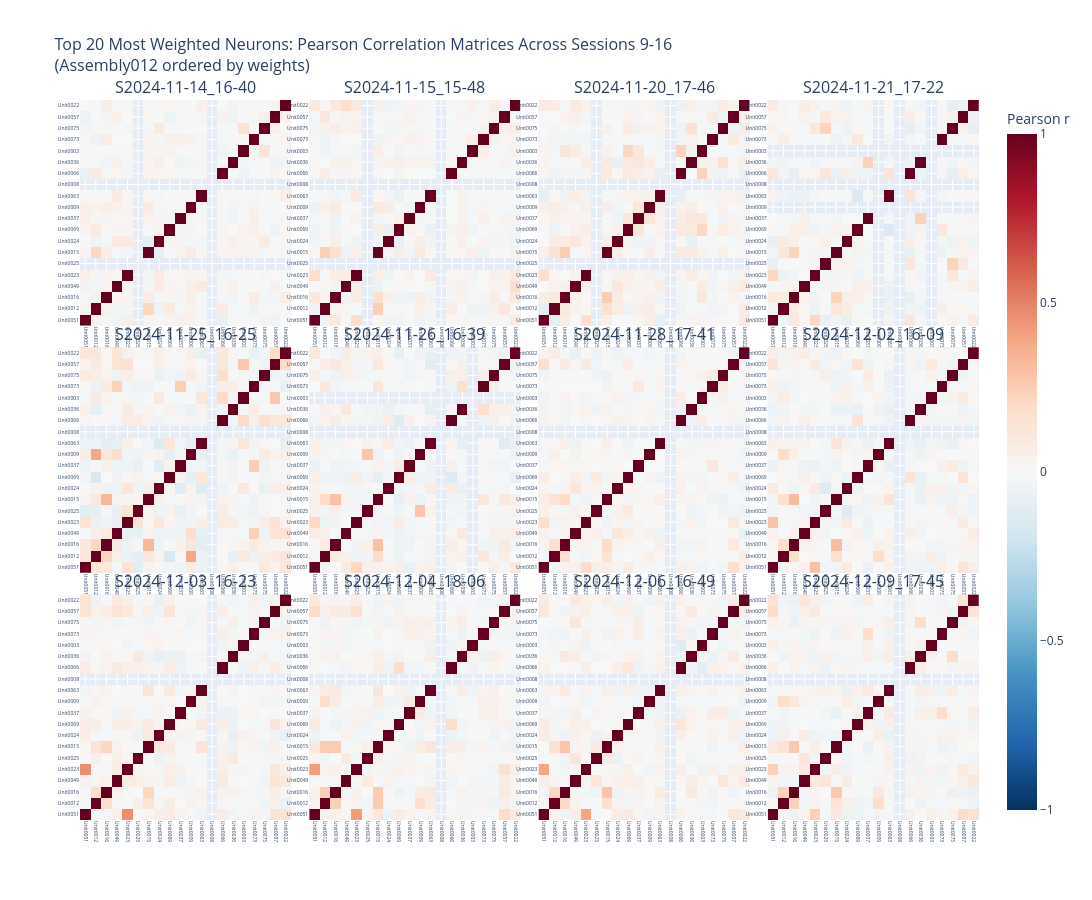

Notebook code for this chart:
### Code cell
start = pd.Timestamp("2024-11-20")
end   = pd.Timestamp("2024-12-10")

# set top x neurons and select sessions
top_x_neurons = neurons_ordered[-20:]

session_ids_all = fr_track_selected.index.get_level_values("session_id").unique()
dt_index = pd.to_datetime(session_ids_all, format="%Y-%m-%d_%H-%M")

# boolean selection
mask = (dt_index >= start) & (dt_index <= end)
selected = session_ids_all[mask]



n_sessions = len(session_ids_all)

n_cols = 4 # int(np.ceil(np.sqrt(n_sessions)))
n_rows = 3 # int(np.ceil(n_sessions / n_cols))

reversed_order_topx = top_x_neurons[::-1]

# Create subplots
fig = make_subplots(
    rows=n_rows,
    cols=n_cols,
    subplot_titles=[f'S{s}' for s in session_ids_all],
    horizontal_spacing=0.02,
    vertical_spacing=0.03
)

# Compute correlation matrix for each session (only top 10 neurons)
for idx, session_id in enumerate(session_ids_all):
    row = idx // n_cols + 1
    col = idx % n_cols + 1
    
    # Extract session data
    try:
        neuron_data_session = fr_track_selected.xs(session_id, level=2)
        
        # Filter to Unit columns only
        unit_cols = [c for c in neuron_data_session.columns if isinstance(c, str) and c.startswith('Unit')]
        neuron_data_session = neuron_data_session[unit_cols]
        
        # Map top 10 neurons to Unit column names
        topx_unit_cols = [f'Unit{i+1:04d}' for i in top_x_neurons if f'Unit{i+1:04d}' in neuron_data_session.columns]
        
        # Filter to only top 10 neurons
        neuron_data_top10 = neuron_data_session[topx_unit_cols]
        
        # Compute correlation matrix
        corr_matrix = neuron_data_top10.corr()
        
        # Create ordering based on reversed top 10 neurons
        unit_order = [f'Unit{i+1:04d}' for i in reversed_order_topx if f'Unit{i+1:04d}' in corr_matrix.columns]
        
        # Reorder the correlation matrix
        corr_matrix_ordered = corr_matrix.loc[unit_order, unit_order]
        
        # Add heatmap to subplot
        fig.add_trace(
            go.Heatmap(
                z=corr_matrix_ordered.values,
                x=unit_order,
                y=unit_order,
                colorscale='RdBu_r',
                zmin=-1,
                zmax=1,
                showscale=(idx == 0),
                colorbar=dict(
                    title="Pearson r",
                    x=1.02
                ) if idx == 0 else None,
                hovertemplate='X: %{x}<br>Y: %{y}<br>r: %{z:.3f}<extra></extra>'
            ),
            row=row,
            col=col
        )
        
        # Update axes - show tick labels for top 10
        fig.update_xaxes(showticklabels=True, tickangle=90, tickfont=dict(size=5), row=row, col=col)
        fig.update_yaxes(showticklabels=True, tickfont=dict(size=5), row=row, col=col)
        
    except Exception as e:
        print(f"Error processing session {session_id}: {e}")
        continue

# Update layout
fig.update_layout(
    title_text=f"Top 20 Most Weighted Neurons: Pearson Correlation Matrices Across Sessions 9-16<br>(Assembly012 ordered by weights)",
    title_font_size=16,
    width=300 * n_cols,
    height=300 * n_rows,
    showlegend=False
)

fig.show()

print(f"Created {n_sessions} correlation heatmaps (10x10) in {n_rows}x{n_cols} grid")
print(f"Top 10 most weighted neurons: {top_x_neurons.values}")

### Figure 1 — Plotly figure (JSON) as saved in the notebook; plotly's stock layout.template omitted (floating-point values rounded to 4 significant figures; data arrays with more than 128 entries replaced by an {"elided": "..."} marker saying what was removed)
{"data": [{"colorbar": {"title": {"text": "Pearson r"}, "x": 1.02}, "colorscale": [[0, "rgb(5,48,97)"], [0.1, "rgb(33,102,172)"], [0.2, "rgb(67,147,195)"], [0.3, "rgb(146,197,222)"], [0.4, "rgb(209,229,240)"], [0.5, "rgb(247,247,247)"], [0.6, "rgb(253,219,199)"], [0.7, "rgb(244,165,130)"], [0.8, "rgb(214,96,77)"], [0.9, "rgb(178,24,43)"], [1, "rgb(103,0,31)"]], "hovertemplate": "X: %{x}<br>Y: %{y}<br>r: %{z:.3f}<extra></extra>", "showscale": true, "type": "heatmap", "x": ["Unit0051", "Unit0012", "Unit0016", "Unit0049", "Unit0023", "Unit0025", "Unit0015", "Unit0024", "Unit0069", "Unit0037", "Unit0009", "Unit0063", "Unit0008", "Unit0066", "Unit0036", "Unit0003", "Unit0073", "Unit0075", "Unit0057", "Unit0022"], "xaxis": "x", "y": ["Unit0051", "Unit0012", "Unit0016", "Unit0049", "Unit0023", "Unit0025", "Unit0015", "Unit0024", "Unit0069", "Unit0037", "Unit0009", "Unit0063", "Unit0008", "Unit0066", "Unit0036", "Unit0003", "Unit0073", "Unit0075", "Unit0057", "Unit0022"], "yaxis": "y", "z": {"elided": "20x20 float values"}, "zmax": 1, "zmin": -1}, {"colorscale": [[0, "rgb(5,48,97)"], [0.1, "rgb(33,102,172)"], [0.2, "rgb(67,147,195)"], [0.3, "rgb(146,197,222)"], [0.4, "rgb(209,229,240)"], [0.5, "rgb(247,247,247)"], [0.6, "rgb(253,219,199)"], [0.7, "rgb(244,165,130)"], [0.8, "rgb(214,96,77)"], [0.9, "rgb(178,24,43)"], [1, "rgb(103,0,31)"]], "hovertemplate": "X: %{x}<br>Y: %{y}<br>r: %{z:.3f}<extra></extra>", "showscale": false, "type": "heatmap", "x": ["Unit0051", "Unit0012", "Unit0016", "Unit0049", "Unit0023", "Unit0025", "Unit0015", "Unit0024", "Unit0069", "Unit0037", "Unit0009", "Unit0063", "Unit0008", "Unit0066", "Unit0036", "Unit0003", "Unit0073", "Unit0075", "Unit0057", "Unit0022"], "xaxis": "x2", "y": ["Unit0051", "Unit0012", "Unit0016", "Unit0049", "Unit0023", "Unit0025", "Unit0015", "Unit0024", "Unit0069", "Unit0037", "Unit0009", "Unit0063", "Unit0008", "Unit0066", "Unit0036", "Unit0003", "Unit0073", "Unit0075", "Unit0057", "Unit0022"], "yaxis": "y2", "z": {"elided": "20x20 float values"}, "zmax": 1, "zmin": -1}, {"colorscale": [[0, "rgb(5,48,97)"], [0.1, "rgb(33,102,172)"], [0.2, "rgb(67,147,195)"], [0.3, "rgb(146,197,222)"], [0.4, "rgb(209,229,240)"], [0.5, "rgb(247,247,247)"], [0.6, "rgb(253,219,199)"], [0.7, "rgb(244,165,130)"], [0.8, "rgb(214,96,77)"], [0.9, "rgb(178,24,43)"], [1, "rgb(103,0,31)"]], "hovertemplate": "X: %{x}<br>Y: %{y}<br>r: %{z:.3f}<extra></extra>", "showscale": false, "type": "heatmap", "x": ["Unit0051", "Unit0012", "Unit0016", "Unit0049", "Unit0023", "Unit0025", "Unit0015", "Unit0024", "Unit0069", "Unit0037", "Unit0009", "Unit0063", "Unit0008", "Unit0066", "Unit0036", "Unit0003", "Unit0073", "Unit0075", "Unit0057", "Unit0022"], "xaxis": "x3", "y": ["Unit0051", "Unit0012", "Unit0016", "Unit0049", "Unit0023", "Unit0025", "Unit0015", "Unit0024", "Unit0069", "Unit0037", "Unit0009", "Unit0063", "Unit0008", "Unit0066", "Unit0036", "Unit0003", "Unit0073", "Unit0075", "Unit0057", "Unit0022"], "yaxis": "y3", "z": {"elided": "20x20 float values"}, "zmax": 1, "zmin": -1}, {"colorscale": [[0, "rgb(5,48,97)"], [0.1, "rgb(33,102,172)"], [0.2, "rgb(67,147,195)"], [0.3, "rgb(146,197,222)"], [0.4, "rgb(209,229,240)"], [0.5, "rgb(247,247,247)"], [0.6, "rgb(253,219,199)"], [0.7, "rgb(244,165,130)"], [0.8, "rgb(214,96,77)"], [0.9, "rgb(178,24,43)"], [1, "rgb(103,0,31)"]], "hovertemplate": "X: %{x}<br>Y: %{y}<br>r: %{z:.3f}<extra></extra>", "showscale": false, "type": "heatmap", "x": ["Unit0051", "Unit0012", "Unit0016", "Unit0049", "Unit0023", "Unit0025", "Unit0015", "Unit0024", "Unit0069", "Unit0037", "Unit0009", "Unit0063", "Unit0008", "Unit0066", "Unit0036", "Unit0003", "Unit0073", "Unit0075", "Unit0057", "Unit0022"], "xaxis": "x4", "y": ["Unit0051", "Unit0012", "Unit0016", "Unit0049", "Unit0023", "Unit0025", "Unit0015", "Unit0024", "Unit0069", "Unit0037", "Unit0009", "Unit0063", "Unit0008", "Unit0066", "Unit0036", "Unit0003", "Unit0073", "Unit0075", "Unit0057", "Unit0022"], "yaxis": "y4", "z": {"elided": "20x20 float values"}, "zmax": 1, "zmin": -1}, {"colorscale": [[0, "rgb(5,48,97)"], [0.1, "rgb(33,102,172)"], [0.2, "rgb(67,147,195)"], [0.3, "rgb(146,197,222)"], [0.4, "rgb(209,229,240)"], [0.5, "rgb(247,247,247)"], [0.6, "rgb(253,219,199)"], [0.7, "rgb(244,165,130)"], [0.8, "rgb(214,96,77)"], [0.9, "rgb(178,24,43)"], [1, "rgb(103,0,31)"]], "hovertemplate": "X: %{x}<br>Y: %{y}<br>r: %{z:.3f}<extra></extra>", "showscale": false, "type": "heatmap", "x": ["Unit0051", "Unit0012", "Unit0016", "Unit0049", "Unit0023", "Unit0025", "Unit0015", "Unit0024", "Unit0069", "Unit0037", "Unit0009", "Unit0063", "Unit0008", "Unit0066", "Unit0036", "Unit0003", "Unit0073", "Unit0075", "Unit0057", "Unit0022"], "xaxis": "x5", "y": ["Unit0051", "Unit0012", "Unit0016", "Unit0049", "Unit0023", "Unit0025", "Unit0015", "Unit0024", "Unit0069", "Unit0037", "Unit0009", "Unit0063", "Unit0008", "Unit0066", "Unit0036", "Unit0003", "Unit0073", "Unit0075", "Unit0057", "Unit0022"], "yaxis": "y5", "z": {"elided": "20x20 float values"}, "zmax": 1, "zmin": -1}, {"colorscale": [[0, "rgb(5,48,97)"], [0.1, "rgb(33,102,172)"], [0.2, "rgb(67,147,195)"], [0.3, "rgb(146,197,222)"], [0.4, "rgb(209,229,240)"], [0.5, "rgb(247,247,247)"], [0.6, "rgb(253,219,199)"], [0.7, "rgb(244,165,130)"], [0.8, "rgb(214,96,77)"], [0.9, "rgb(178,24,43)"], [1, "rgb(103,0,31)"]], "hovertemplate": "X: %{x}<br>Y: %{y}<br>r: %{z:.3f}<extra></extra>", "showscale": false, "type": "heatmap", "x": ["Unit0051", "Unit0012", "Unit0016", "Unit0049", "Unit0023", "Unit0025", "Unit0015", "Unit0024", "Unit0069", "Unit0037", "Unit0009", "Unit0063", "Unit0008", "Unit0066", "Unit0036", "Unit0003", "Unit0073", "Unit0075", "Unit0057", "Unit0022"], "xaxis": "x6", "y": ["Unit0051", "Unit0012", "Unit0016", "Unit0049", "Unit0023", "Unit0025", "Unit0015", "Unit0024", "Unit0069", "Unit0037", "Unit0009", "Unit0063", "Unit0008", "Unit0066", "Unit0036", "Unit0003", "Unit0073", "Unit0075", "Unit0057", "Unit0022"], "yaxis": "y6", "z": {"elided": "20x20 float values"}, "zmax": 1, "zmin": -1}, {"colorscale": [[0, "rgb(5,48,97)"], [0.1, "rgb(33,102,172)"], [0.2, "rgb(67,147,195)"], [0.3, "rgb(146,197,222)"], [0.4, "rgb(209,229,240)"], [0.5, "rgb(247,247,247)"], [0.6, "rgb(253,219,199)"], [0.7, "rgb(244,165,130)"], [0.8, "rgb(214,96,77)"], [0.9, "rgb(178,24,43)"], [1, "rgb(103,0,31)"]], "hovertemplate": "X: %{x}<br>Y: %{y}<br>r: %{z:.3f}<extra></extra>", "showscale": false, "type": "heatmap", "x": ["Unit0051", "Unit0012", "Unit0016", "Unit0049", "Unit0023", "Unit0025", "Unit0015", "Unit0024", "Unit0069", "Unit0037", "Unit0009", "Unit0063", "Unit0008", "Unit0066", "Unit0036", "Unit0003", "Unit0073", "Unit0075", "Unit0057", "Unit0022"], "xaxis": "x7", "y": ["Unit0051", "Unit0012", "Unit0016", "Unit0049", "Unit0023", "Unit0025", "Unit0015", "Unit0024", "Unit0069", "Unit0037", "Unit0009", "Unit0063", "Unit0008", "Unit0066", "Unit0036", "Unit0003", "Unit0073", "Unit0075", "Unit0057", "Unit0022"], "yaxis": "y7", "z": {"elided": "20x20 float values"}, "zmax": 1, "zmin": -1}, {"colorscale": [[0, "rgb(5,48,97)"], [0.1, "rgb(33,102,172)"], [0.2, "rgb(67,147,195)"], [0.3, "rgb(146,197,222)"], [0.4, "rgb(209,229,240)"], [0.5, "rgb(247,247,247)"], [0.6, "rgb(253,219,199)"], [0.7, "rgb(244,165,130)"], [0.8, "rgb(214,96,77)"], [0.9, "rgb(178,24,43)"], [1, "rgb(103,0,31)"]], "hovertemplate": "X: %{x}<br>Y: %{y}<br>r: %{z:.3f}<extra></extra>", "showscale": false, "type": "heatmap", "x": ["Unit0051", "Unit0012", "Unit0016", "Unit0049", "Unit0023", "Unit0025", "Unit0015", "Unit0024", "Unit0069", "Unit0037", "Unit0009", "Unit0063", "Unit0008", "Unit0066", "Unit0036", "Unit0003", "Unit0073", "Unit0075", "Unit0057", "Unit0022"], "xaxis": "x8", "y": ["Unit0051", "Unit0012", "Unit0016", "Unit0049", "Unit0023", "Unit0025", "Unit0015", "Unit0024", "Unit0069", "Unit0037", "Unit0009", "Unit0063", "Unit0008", "Unit0066", "Unit0036", "Unit0003", "Unit0073", "Unit0075", "Unit0057", "Unit0022"], "yaxis": "y8", "z": {"elided": "20x20 float values"}, "zmax": 1, "zmin": -1}, {"colorscale": [[0, "rgb(5,48,97)"], [0.1, "rgb(33,102,172)"], [0.2, "rgb(67,147,195)"], [0.3, "rgb(146,197,222)"], [0.4, "rgb(209,229,240)"], [0.5, "rgb(247,247,247)"], [0.6, "rgb(253,219,199)"], [0.7, "rgb(244,165,130)"], [0.8, "rgb(214,96,77)"], [0.9, "rgb(178,24,43)"], [1, "rgb(103,0,31)"]], "hovertemplate": "X: %{x}<br>Y: %{y}<br>r: %{z:.3f}<extra></extra>", "showscale": false, "type": "heatmap", "x": ["Unit0051", "Unit0012", "Unit0016", "Unit0049", "Unit0023", "Unit0025", "Unit0015", "Unit0024", "Unit0069", "Unit0037", "Unit0009", "Unit0063", "Unit0008", "Unit0066", "Unit0036", "Unit0003", "Unit0073", "Unit0075", "Unit0057", "Unit0022"], "xaxis": "x9", "y": ["Unit0051", "Unit0012", "Unit0016", "Unit0049", "Unit0023", "Unit0025", "Unit0015", "Unit0024", "Unit0069", "Unit0037", "Unit0009", "Unit0063", "Unit0008", "Unit0066", "Unit0036", "Unit0003", "Unit0073", "Unit0075", "Unit0057", "Unit0022"], "yaxis": "y9", "z": {"elided": "20x20 float values"}, "zmax": 1, "zmin": -1}, {"colorscale": [[0, "rgb(5,48,97)"], [0.1, "rgb(33,102,172)"], [0.2, "rgb(67,147,195)"], [0.3, "rgb(146,197,222)"], [0.4, "rgb(209,229,240)"], [0.5, "rgb(247,247,247)"], [0.6, "rgb(253,219,199)"], [0.7, "rgb(244,165,130)"], [0.8, "rgb(214,96,77)"], [0.9, "rgb(178,24,43)"], [1, "rgb(103,0,31)"]], "hovertemplate": "X: %{x}<br>Y: %{y}<br>r: %{z:.3f}<extra></extra>", "showscale": false, "type": "heatmap", "x": ["Unit0051", "Unit0012", "Unit0016", "Unit0049", "Unit0023", "Unit0025", "Unit0015", "Unit0024", "Unit0069", "Unit0037", "Unit0009", "Unit0063", "Unit0008", "Unit0066", "Unit0036", "Unit0003", "Unit0073", "Unit0075", "Unit0057", "Unit0022"], "xaxis": "x10", "y": ["Unit0051", "Unit0012", "Unit0016", "Unit0049", "Unit0023", "Unit0025", "Unit0015", "Unit0024", "Unit0069", "Unit0037", "Unit0009", "Unit0063", "Unit0008", "Unit0066", "Unit0036", "Unit0003", "Unit0073", "Unit0075", "Unit0057", "Unit0022"], "yaxis": "y10", "z": {"elided": "20x20 float values"}, "zmax": 1, "zmin": -1}, {"colorscale": [[0, "rgb(5,48,97)"], [0.1, "rgb(33,102,172)"], [0.2, "rgb(67,147,195)"], [0.3, "rgb(146,197,222)"], [0.4, "rgb(209,229,240)"], [0.5, "rgb(247,247,247)"], [0.6, "rgb(253,219,199)"], [0.7, "rgb(244,165,130)"], [0.8, "rgb(214,96,77)"], [0.9, "rgb(178,24,43)"], [1, "rgb(103,0,31)"]], "hovertemplate": "X: %{x}<br>Y: %{y}<br>r: %{z:.3f}<extra></extra>", "showscale": false, "type": "heatmap", "x": ["Unit0051", "Unit0012", "Unit0016", "Unit0049", "Unit0023", "Unit0025", "Unit0015", "Unit0024", "Unit0069", "Unit0037", "Unit0009", "Unit0063", "Unit0008", "Unit0066", "Unit0036", "Unit0003", "Unit0073", "Unit0075", "Unit0057", "Unit0022"], "xaxis": "x11", "y": ["Unit0051", "Unit0012", "Unit0016", "Unit0049", "Unit0023", "Unit0025", "Unit0015", "Unit0024", "Unit0069", "Unit0037", "Unit0009", "Unit0063", "Unit0008", "Unit0066", "Unit0036", "Unit0003", "Unit0073", "Unit0075", "Unit0057", "Unit0022"], "yaxis": "y11", "z": {"elided": "20x20 float values"}, "zmax": 1, "zmin": -1}, {"colorscale": [[0, "rgb(5,48,97)"], [0.1, "rgb(33,102,172)"], [0.2, "rgb(67,147,195)"], [0.3, "rgb(146,197,222)"], [0.4, "rgb(209,229,240)"], [0.5, "rgb(247,247,247)"], [0.6, "rgb(253,219,199)"], [0.7, "rgb(244,165,130)"], [0.8, "rgb(214,96,77)"], [0.9, "rgb(178,24,43)"], [1, "rgb(103,0,31)"]], "hovertemplate": "X: %{x}<br>Y: %{y}<br>r: %{z:.3f}<extra></extra>", "showscale": false, "type": "heatmap", "x": ["Unit0051", "Unit0012", "Unit0016", "Unit0049", "Unit0023", "Unit0025", "Unit0015", "Unit0024", "Unit0069", "Unit0037", "Unit0009", "Unit0063", "Unit0008", "Unit0066", "Unit0036", "Unit0003", "Unit0073", "Unit0075", "Unit0057", "Unit0022"], "xaxis": "x12", "y": ["Unit0051", "Unit0012", "Unit0016", "Unit0049", "Unit0023", "Unit0025", "Unit0015", "Unit0024", "Unit0069", "Unit0037", "Unit0009", "Unit0063", "Unit0008", "Unit0066", "Unit0036", "Unit0003", "Unit0073", "Unit0075", "Unit0057", "Unit0022"], "yaxis": "y12", "z": {"elided": "20x20 float values"}, "zmax": 1, "zmin": -1}], "layout": {"annotations": [{"font": {"size": 16}, "showarrow": false, "text": "S2024-11-14_16-40", "x": 0.1175, "xanchor": "center", "xref": "paper", "y": 1.0, "yanchor": "bottom", "yref": "paper"}, {"font": {"size": 16}, "showarrow": false, "text": "S2024-11-15_15-48", "x": 0.3725, "xanchor": "center", "xref": "paper", "y": 1.0, "yanchor": "bottom", "yref": "paper"}, {"font": {"size": 16}, "showarrow": false, "text": "S2024-11-20_17-46", "x": 0.6275, "xanchor": "center", "xref": "paper", "y": 1.0, "yanchor": "bottom", "yref": "paper"}, {"font": {"size": 16}, "showarrow": false, "text": "S2024-11-21_17-22", "x": 0.8825, "xanchor": "center", "xref": "paper", "y": 1.0, "yanchor": "bottom", "yref": "paper"}, {"font": {"size": 16}, "showarrow": false, "text": "S2024-11-25_16-25", "x": 0.1175, "xanchor": "center", "xref": "paper", "y": 0.6567, "yanchor": "bottom", "yref": "paper"}, {"font": {"size": 16}, "showarrow": false, "text": "S2024-11-26_16-39", "x": 0.3725, "xanchor": "center", "xref": "paper", "y": 0.6567, "yanchor": "bottom", "yref": "paper"}, {"font": {"size": 16}, "showarrow": false, "text": "S2024-11-28_17-41", "x": 0.6275, "xanchor": "center", "xref": "paper", "y": 0.6567, "yanchor": "bottom", "yref": "paper"}, {"font": {"size": 16}, "showarrow": false, "text": "S2024-12-02_16-09", "x": 0.8825, "xanchor": "center", "xref": "paper", "y": 0.6567, "yanchor": "bottom", "yref": "paper"}, {"font": {"size": 16}, "showarrow": false, "text": "S2024-12-03_16-23", "x": 0.1175, "xanchor": "center", "xref": "paper", "y": 0.3133, "yanchor": "bottom", "yref": "paper"}, {"font": {"size": 16}, "showarrow": false, "text": "S2024-12-04_18-06", "x": 0.3725, "xanchor": "center", "xref": "paper", "y": 0.3133, "yanchor": "bottom", "yref": "paper"}, {"font": {"size": 16}, "showarrow": false, "text": "S2024-12-06_16-49", "x": 0.6275, "xanchor": "center", "xref": "paper", "y": 0.3133, "yanchor": "bottom", "yref": "paper"}, {"font": {"size": 16}, "showarrow": false, "text": "S2024-12-09_17-45", "x": 0.8825, "xanchor": "center", "xref": "paper", "y": 0.3133, "yanchor": "bottom", "yref": "paper"}], "height": 900, "showlegend": false, "title": {"font": {"size": 16}, "text": "Top 20 Most Weighted Neurons: Pearson Correlation Matrices Across Sessions 9-16<br>(Assembly012 ordered by weights)"}, "width": 1200, "xaxis": {"anchor": "y", "domain": [0, 0.235], "showticklabels": true, "tickangle": 90, "tickfont": {"size": 5}}, "xaxis10": {"anchor": "y10", "domain": [0.255, 0.49], "showticklabels": true, "tickangle": 90, "tickfont": {"size": 5}}, "xaxis11": {"anchor": "y11", "domain": [0.51, 0.745], "showticklabels": true, "tickangle": 90, "tickfont": {"size": 5}}, "xaxis12": {"anchor": "y12", "domain": [0.765, 1.0], "showticklabels": true, "tickangle": 90, "tickfont": {"size": 5}}, "xaxis2": {"anchor": "y2", "domain": [0.255, 0.49], "showticklabels": true, "tickangle": 90, "tickfont": {"size": 5}}, "xaxis3": {"anchor": "y3", "domain": [0.51, 0.745], "showticklabels": true, "tickangle": 90, "tickfont": {"size": 5}}, "xaxis4": {"anchor": "y4", "domain": [0.765, 1.0], "showticklabels": true, "tickangle": 90, "tickfont": {"size": 5}}, "xaxis5": {"anchor": "y5", "domain": [0, 0.235], "showticklabels": true, "tickangle": 90, "tickfont": {"size": 5}}, "xaxis6": {"anchor": "y6", "domain": [0.255, 0.49], "showticklabels": true, "tickangle": 90, "tickfont": {"size": 5}}, "xaxis7": {"anchor": "y7", "domain": [0.51, 0.745], "showticklabels": true, "tickangle": 90, "tickfont": {"size": 5}}, "xaxis8": {"anchor": "y8", "domain": [0.765, 1.0], "showticklabels": true, "tickangle": 90, "tickfont": {"size": 5}}, "xaxis9": {"anchor": "y9", "domain": [0, 0.235], "showticklabels": true, "tickangle": 90, "tickfont": {"size": 5}}, "yaxis": {"anchor": "x", "domain": [0.6867, 1.0], "showticklabels": true, "tickfont": {"size": 5}}, "yaxis10": {"anchor": "x10", "domain": [0, 0.3133], "showticklabels": true, "tickfont": {"size": 5}}, "yaxis11": {"anchor": "x11", "domain": [0, 0.3133], "showticklabels": true, "tickfont": {"size": 5}}, "yaxis12": {"anchor": "x12", "domain": [0, 0.3133], "showticklabels": true, "tickfont": {"size": 5}}, "yaxis2": {"anchor": "x2", "domain": [0.6867, 1.0], "showticklabels": true, "tickfont": {"size": 5}}, "yaxis3": {"anchor": "x3", "domain": [0.6867, 1.0], "showticklabels": true, "tickfont": {"size": 5}}, "yaxis4": {"anchor": "x4", "domain": [0.6867, 1.0], "showticklabels": true, "tickfont": {"size": 5}}, "yaxis5": {"anchor": "x5", "domain": [0.3433, 0.6567], "showticklabels": true, "tickfont": {"size": 5}}, "yaxis6": {"anchor": "x6", "domain": [0.3433, 0.6567], "showticklabels": true, "tickfont": {"size": 5}}, "yaxis7": {"anchor": "x7", "domain": [0.3433, 0.6567], "showticklabels": true, "tickfont": {"size": 5}}, "yaxis8": {"anchor": "x8", "domain": [0.3433, 0.6567], "showticklabels": true, "tickfont": {"size": 5}}, "yaxis9": {"anchor": "x9", "domain": [0, 0.3133], "showticklabels": true, "tickfont": {"size": 5}}}}
